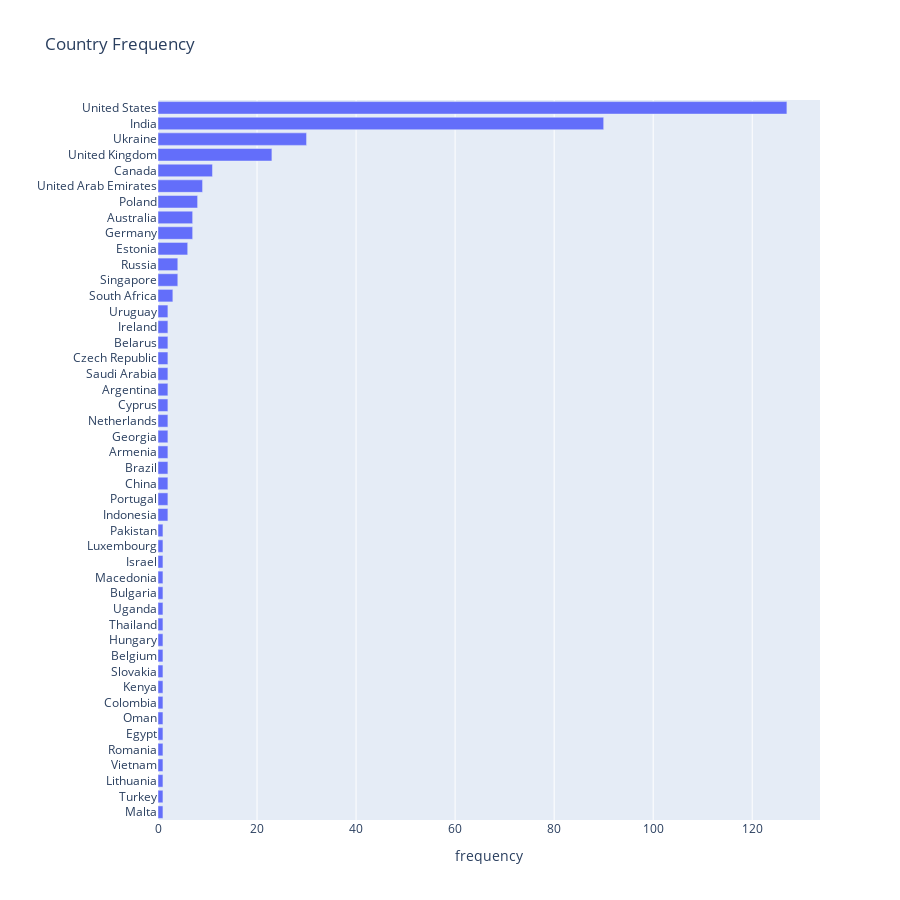

Notebook code for this chart:
### Code cell
px.bar(y=locations.index, x=locations.values, width=900, height=900, 
       title= 'Country Frequency', labels={'y':'', 'x':'frequency'})

### Figure 1 — Plotly figure (JSON) as saved in the notebook; plotly's stock layout.template omitted (floating-point values rounded to 4 significant figures)
{"data": [{"alignmentgroup": "True", "hovertemplate": "frequency=%{x}<br>=%{y}<extra></extra>", "legendgroup": "", "marker": {"color": "#636efa", "pattern": {"shape": ""}}, "name": "", "offsetgroup": "", "orientation": "h", "showlegend": false, "textposition": "auto", "type": "bar", "x": [1, 1, 1, 1, 1, 1, 1, 1, 1, 1, 1, 1, 1, 1, 1, 1, 1, 1, 1, 2, 2, 2, 2, 2, 2, 2, 2, 2, 2, 2, 2, 2, 2, 3, 4, 4, 6, 7, 7, 8, 9, 11, 23, 30, 90, 127], "xaxis": "x", "y": ["Malta", "Turkey", "Lithuania", "Vietnam", "Romania", "Egypt", "Oman", "Colombia", "Kenya", "Slovakia", "Belgium", "Hungary", "Thailand", "Uganda", "Bulgaria", "Macedonia", "Israel", "Luxembourg", "Pakistan", "Indonesia", "Portugal", "China", "Brazil", "Armenia", "Georgia", "Netherlands", "Cyprus", "Argentina", "Saudi Arabia", "Czech Republic", "Belarus", "Ireland", "Uruguay", "South Africa", "Singapore", "Russia", "Estonia", "Germany", "Australia", "Poland", "United Arab Emirates", "Canada", "United Kingdom", "Ukraine", "India", "United States"], "yaxis": "y"}], "layout": {"barmode": "relative", "height": 900, "legend": {"tracegroupgap": 0}, "title": {"text": "Country Frequency"}, "width": 900, "xaxis": {"anchor": "y", "domain": [0, 1], "title": {"text": "frequency"}}, "yaxis": {"anchor": "x", "domain": [0, 1], "title": {"text": ""}}}}
